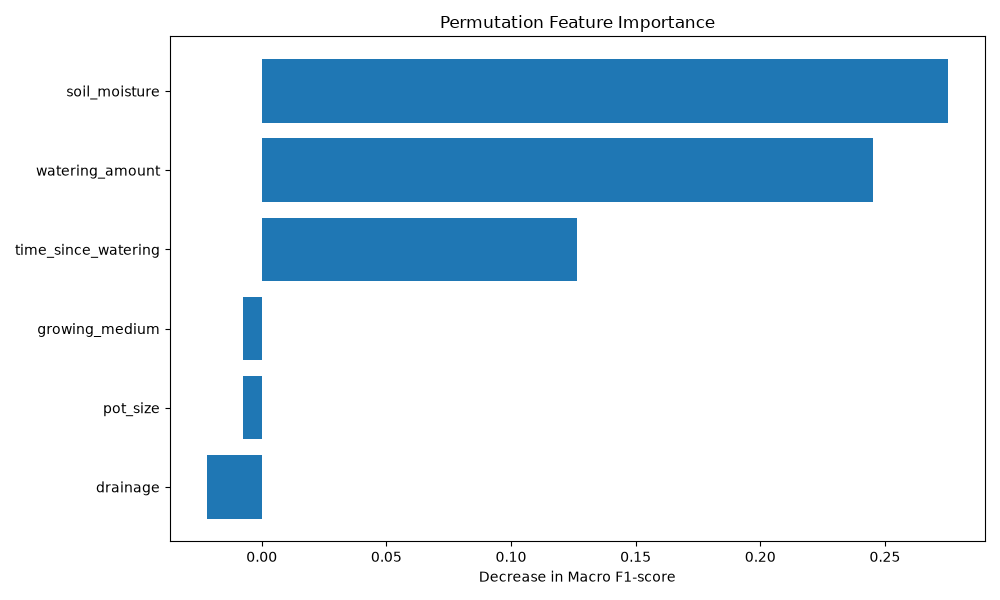

Here is the Python script that generated this plot:

import pandas as pd
import matplotlib.pyplot as plt
from sklearn.compose import ColumnTransformer
from sklearn.preprocessing import OneHotEncoder
from sklearn.ensemble import RandomForestClassifier
from sklearn.pipeline import Pipeline
from sklearn.inspection import permutation_importance

train_df = pd.read_csv("train_dataset.csv")
test_df = pd.read_csv("test_dataset.csv")

X_train = train_df.drop(columns=["target"])
y_train = train_df["target"]

X_test = test_df.drop(columns=["target"])
y_test = test_df["target"]

categorical_features = ["pot_size", "growing_medium", "drainage"]
numerical_features = ["soil_moisture", "time_since_watering", "watering_amount"]

preprocessor = ColumnTransformer(
    transformers=[
        ("numerical", "passthrough", numerical_features),
        ("categorical", OneHotEncoder(handle_unknown="ignore"), categorical_features)
    ]
)

model = Pipeline([
    ("preprocessing", preprocessor),
    ("classifier", RandomForestClassifier(n_estimators=100, random_state=42))
])

model.fit(X_train, y_train)

results = permutation_importance(
    model,
    X_test,
    y_test,
    scoring="f1_macro",
    n_repeats=20,
    random_state=42
)

importance_df = pd.DataFrame({
    "Feature": X_test.columns,
    "Importance": results.importances_mean,
    "Standard Deviation": results.importances_std
})

importance_df = importance_df.sort_values(
    by="Importance",
    ascending=False
)

print("Feature Importance:")
print(importance_df.to_string(index=False))

importance_df.to_csv("feature_importance.csv", index=False)

plt.figure(figsize=(10, 6))
plt.barh(importance_df["Feature"], importance_df["Importance"])
plt.gca().invert_yaxis()
plt.xlabel("Decrease in Macro F1-score")
plt.title("Permutation Feature Importance")
plt.tight_layout()
plt.savefig("feature_importance.png") 
plt.show()
